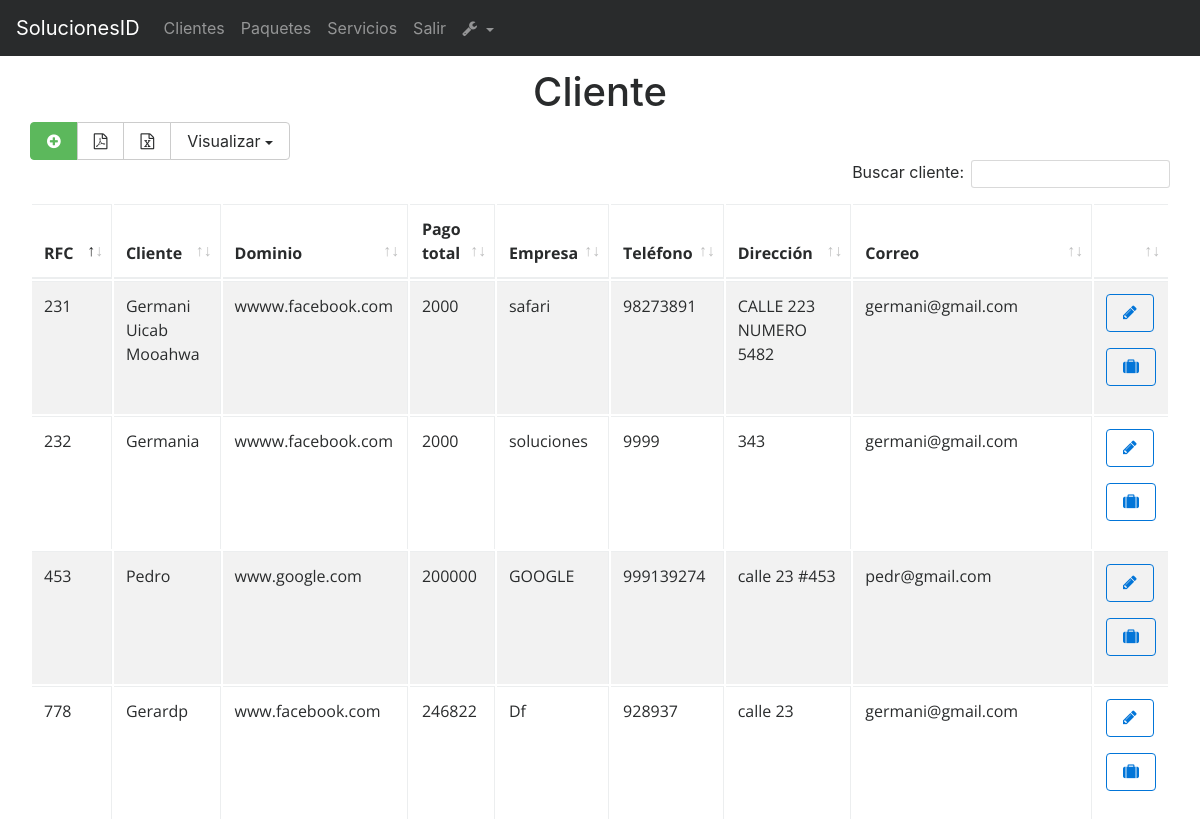
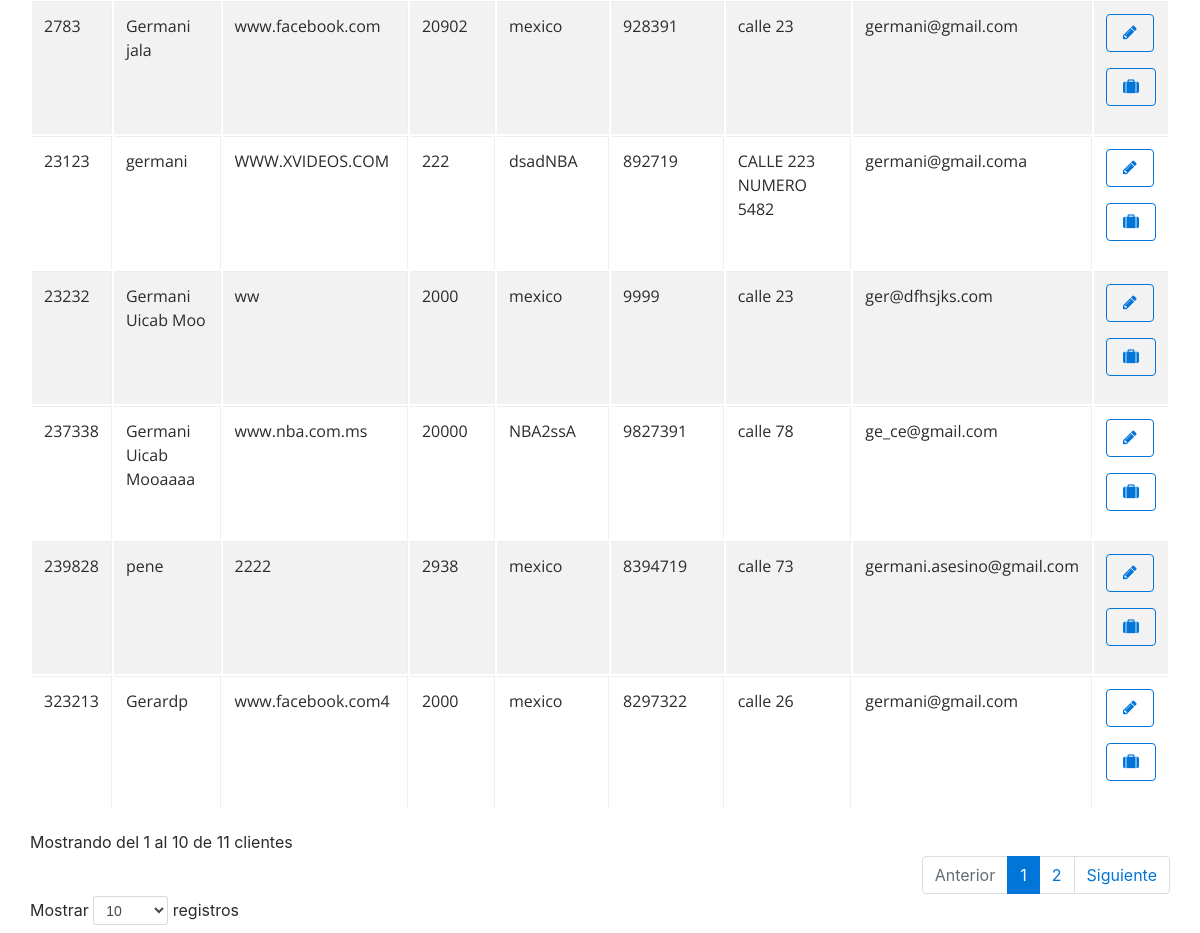
/index.php?action=RegistrosClientes (signed in), run on the app's committed database (2 pictures, top to bottom).
### tables this page shows
CREATE TABLE `Cliente` (
  `RFC` varchar(13) NOT NULL,
  `nombreCliente` varchar(120) DEFAULT NULL,
  `dominio` varchar(250) DEFAULT NULL,
  `totalPago` int(11) DEFAULT NULL,
  `nombreEmpresa` varchar(60) DEFAULT NULL,
  `telefonoClienteEmpresa` int(11) DEFAULT NULL,
  `direccionClienteEmpresa` varchar(200) DEFAULT NULL,
  `correoClienteEmpresa` varchar(100) DEFAULT NULL
);

### models/conexionBD.php (called while the page is built)
<?php
class Conexion{
	public static function conectar(){
		$link = new PDO("mysql:host=localhost;dbname=u700675089_soluc","u700675089_germa","ger3uicab");
		return $link;
	}
}
?>

### models/ModelCliente.php (called while the page is built, shortened)
<?php
require_once "conexionBD.php";
class ModelCliente extends Conexion{
	public static function vistaUsuariosModel(){
		$stmt = Conexion::conectar()->prepare("SELECT RFC,nombreCliente, dominio,totalPago,nombreEmpresa,telefonoClienteEmpresa,direccionClienteEmpresa,correoClienteEmpresa FROM Cliente");
		$stmt->execute();
		return $stmt->fetchAll();
	}
}
?>

### controllers/controllerAdministrador.php (called while the page is built, shortened)
<?php
class ControllerAdministrador{
	public function pagina(){
		include "views/template.php";
	}
	public function enlacesPaginasController(){
		if(isset( $_GET['action'])){
			$enlaces = $_GET['action'];
		}
		else{
			$enlaces = "index";
		}
		$respuesta = Paginas::enlacesPaginasModel($enlaces);
		include $respuesta;
	}
}
?>

### index.php (called while the page is built, shortened)
<?php
require_once 'models/ModelCliente.php';
require_once "controllers/controllerAdministrador.php";
require_once 'controllers/controllerCliente.php';
$mvc = new ControllerAdministrador();
$mvc -> pagina();
?>

### controllers/controllerCliente.php (the view, shortened to what this page needs)
<?php
 class MvcControllerCliente{
	public function vistaUsuariosController(){
		$respuesta = ModelCliente::vistaUsuariosModel();
		foreach($respuesta as $row => $item){
		echo'<tr>
				<td>'.$item["RFC"].'</td>
				<td>'.$item["nombreCliente"].'</td>
				<td>'.$item["dominio"].'</td>
				<td>'.$item["totalPago"].'</td>
				<td>'.$item["nombreEmpresa"].'</td>
				<td>'.$item["telefonoClienteEmpresa"].'</td>
				<td>'.$item["direccionClienteEmpresa"].'</td>
				<td>'.$item["correoClienteEmpresa"].'</td>
				<td>
				<p><a href="index.php?action=editarCliente&RFC='.$item["RFC"].'"><button class="btn btn-outline-primary" ><i class="fa fa-pencil" aria-hidden="true"></i></button></a>
				</p>
				<p><a href="index.php?action=agregarServicio&RFC='.$item["RFC"].'"><button class="btn btn-outline-primary" ><i class="fa fa-suitcase" aria-hidden="true"></i></button></a>
				</p>
				</td>
				</tr>';
		}
	}
}
 ?>

### views/assets/css/style.css (style rules this page uses)
body { padding-top: 70px; }

### data on the page
cliente: RFC "231", nombreCliente "Germani Uicab Mooahwa", dominio "wwww.facebook.com", totalPago "2000", nombreEmpresa "safari", telefonoClienteEmpresa "98273891", direccionClienteEmpresa "CALLE 223 NUMERO 5482", correoClienteEmpresa "germani@gmail.com"
cliente: RFC "23123", nombreCliente "germani", dominio "WWW.XVIDEOS.COM", totalPago "222", nombreEmpresa "dsadNBA", telefonoClienteEmpresa "892719", direccionClienteEmpresa "CALLE 223 NUMERO 5482", correoClienteEmpresa "germani@gmail.coma"
cliente: RFC "232", nombreCliente "Germania", dominio "wwww.facebook.com", totalPago "2000", nombreEmpresa "soluciones", telefonoClienteEmpresa "9999", direccionClienteEmpresa "343", correoClienteEmpresa "germani@gmail.com"
cliente: RFC "23232", nombreCliente "Germani Uicab Moo", dominio "ww", totalPago "2000", nombreEmpresa "mexico", telefonoClienteEmpresa "9999", direccionClienteEmpresa "calle 23", correoClienteEmpresa "ger@dfhsjks.com"
cliente: RFC "237338", nombreCliente "Germani Uicab Mooaaaa", dominio "www.nba.com.ms", totalPago "20000", nombreEmpresa "NBA2ssA", telefonoClienteEmpresa "9827391", direccionClienteEmpresa "calle 78", correoClienteEmpresa "ge_ce@gmail.com"
cliente: RFC "239828", nombreCliente "pene", dominio "2222", totalPago "2938", nombreEmpresa "mexico", telefonoClienteEmpresa "8394719", direccionClienteEmpresa "calle 73", correoClienteEmpresa "germani.asesino@gmail.com"
cliente: RFC "2783", nombreCliente "Germani jala", dominio "www.facebook.com", totalPago "20902", nombreEmpresa "mexico", telefonoClienteEmpresa "928391", direccionClienteEmpresa "calle 23", correoClienteEmpresa "germani@gmail.com"
cliente: RFC "323213", nombreCliente "Gerardp", dominio "www.facebook.com4", totalPago "2000", nombreEmpresa "mexico", telefonoClienteEmpresa "8297322", direccionClienteEmpresa "calle 26", correoClienteEmpresa "germani@gmail.com"
cliente: RFC "453", nombreCliente "Pedro", dominio "www.google.com", totalPago "200000", nombreEmpresa "GOOGLE", telefonoClienteEmpresa "999139274", direccionClienteEmpresa "calle 23 #453", correoClienteEmpresa "pedr@gmail.com"
cliente: RFC "778", nombreCliente "Gerardp", dominio "www.facebook.com", totalPago "246822", nombreEmpresa "Df", telefonoClienteEmpresa "928937", direccionClienteEmpresa "calle 23", correoClienteEmpresa "germani@gmail.com"
